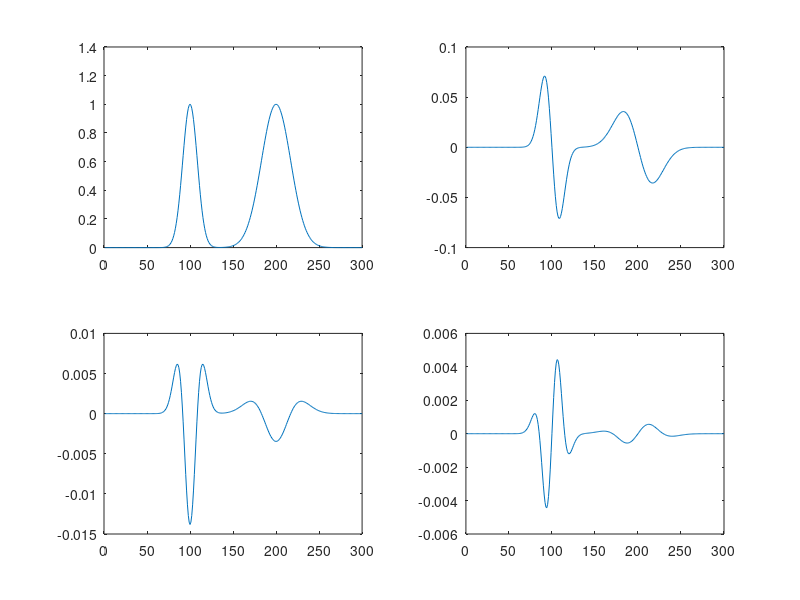

MATLAB code for this plot:
% Matlab/Octave code example

function derivdemo2


% Create an independent variable ("x-axis")
increment=1;
x=[1:increment:300];

% Create a signal consisting of two Gaussian peaks, one twice as wide as the other:
% For each simulated peak, specify the amplitude, position, and width
amp=[1 1 ];  % Amplitudes of the peaks  (Change if desired)
pos=[100 200];   % Positions of the peaks (Change if desired)
wid=[20 40];   % Widths of the peaks (Change if desired)
Noise=.0; % Amount of random noise added to the signal. (Change if desired) 

% A = matrix containing one of the unit-amplidude peak in each of its rows
A = zeros(length(pos),length(x));
ActualPeaks=[0 0 0 0 0];
p=1;
for k=1:length(pos)
      % Create a series of peaks of different x-positions
      A(k,:)=exp(-((x-pos(k))./(0.6006.*wid(k))).^2); % Gaussian peaks
      % A(k,:)=ones(size(x))./(1+((x-pos(k))./(0.5.*wid(k))).^2);  % Lorentzian peaks
      % Assembles actual parameters into ActualPeaks matrix: each row = 1
      % peak; columns are Peak #, Position, Height, Width, Area
      ActualPeaks(p,:) = [p pos(k) amp(k) wid(k) 1.0646.*amp(k).*wid(k)]; 
      p=p+1;
end
z=amp*A;  % Multiplies each row by the corresponding amplitude and adds them up
y=z+Noise.*randn(size(z));  % Optionally adds random noise
% y=y+gaussian(x,0,4000); % Optionally adds a broad background signal
demodata=[x' y']; % Assembles x and y vectors into data matrix


% Plot the signal and its 1st, 2nd, and 3rd derivatives in the four quadrants of the plot window
subplot(2,2,1)
plot(x,y)
subplot(2,2,2)
plot(x,deriv(y))
subplot(2,2,3)
plot(x,deriv2(y))
subplot(2,2,4)
plot(x,deriv3(y))


% Internal sub-functions

function g = gaussian(x,pos,wid)
%  gaussian(x,pos,wid) = gaussian peak centered on pos, half-width=wid
%  x may be scalar, vector, or matrix, pos and wid both scalar
%  T. C. O'Haver, 1988
%  Examples: gaussian([0 1 2],1,2) gives result [0.5000    1.0000    0.5000]
%  plot(gaussian([1:100],50,20)) displays gaussian band centered at 50 with width 20.
g = exp(-((x-pos)./(0.6005615.*wid)) .^2);

function d=deriv(a)
% First derivative of vector using 2-point central difference.
% Example: deriv([1 1 1 2 3 4]) yeilds [0 0 .5 1 1 1]
%  T. C. O'Haver, 1988.
n=length(a);
d=zeros(size(a));
d(1)=a(2)-a(1);
d(n)=a(n)-a(n-1);
for j = 2:n-1;
  d(j)=(a(j+1)-a(j-1)) ./ 2;
end

function d=deriv2(a)
% Second derivative of vector using 3-point central difference.
%  T. C. O'Haver, 2006.
n=length(a);
for j = 2:n-1;
  d(j)=a(j+1) - 2.*a(j) + a(j-1);
end
d(1)=d(2);
d(n)=d(n-1);

function d3=deriv3(a)
% Third derivative of vector a
%  T. C. O'Haver, 2008.
n=length(a);
for j = 3:n-2;
  d3(j)=a(j+2) - 2.*a(j+1) + 2.*a(j-1) - a(j-2);
end
d3(1:2)=d3(3);
d3(n-1:n)=d3(n-2);